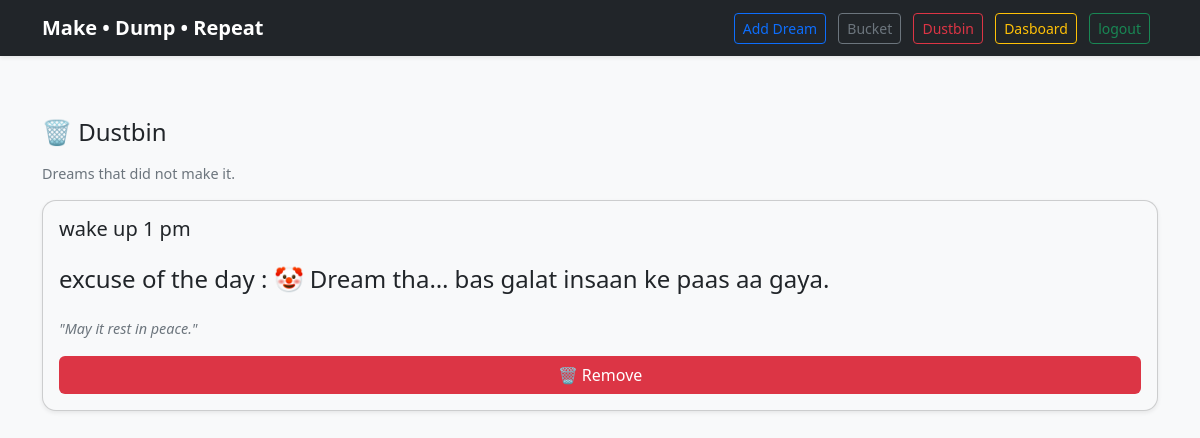
The app's page /dustbin (signed in), older data.
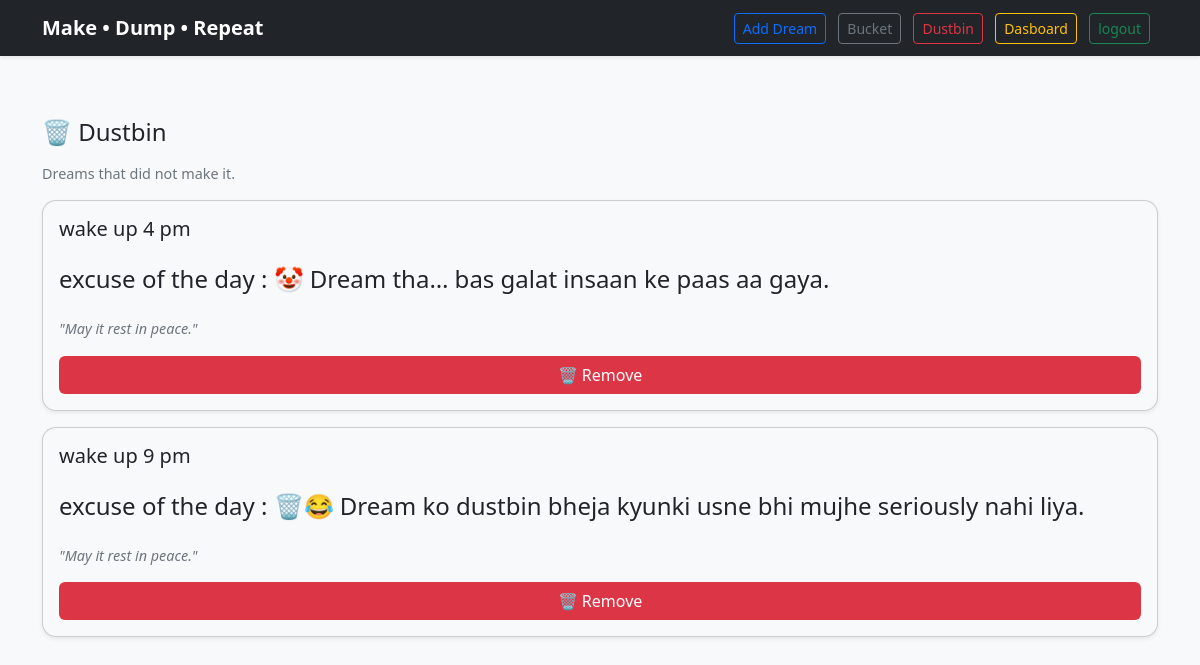
The same page, newer data.
### account/models.py (models this page shows)
class dustbin_dreams(models.Model):
    user = models.ForeignKey(User,on_delete=models.CASCADE)
    dream = models.TextField(max_length=2000)
    career = models.CharField( max_length=200,null=True,blank=True)
    effort = models.CharField(max_length=200,null=True,blank=True)

### account/views.py (the view)
# urls.py: path('dustbin', dustbin ,name ='dustbin'),
@login_required(login_url="login")
def dustbin (request):
    queryset = dustbin_dreams.objects.filter(user = request.user)
    for dream in queryset :
     dream.jokes = get_random_jokes("dustbin")
    context = {'dustbin_dreams' : queryset}
    return render (request,'dustbin.html',context)

### account/utils.py (called while the page is built)
def get_random_jokes(category):
    if category == "bucket":
       return random.choice(bucket_jokes)
    else:
        return random.choice(dustbin_jokes)

### templates/dustbin.html (shortened to what this page needs)
{% extends 'base.html' %}
{% block content %}
<h4 class="mb-3">🗑️ Dustbin</h4>
<p class="small-joke">Dreams that did not make it.</p>
{% for dream in dustbin_dreams %}
<div class="card card-funny shadow-sm p-3 mb-3 bg-light">
  <h5>{{dream.dream}}</h5>
  <p class="small-joke">
  <h4> excuse of the day : {{dream.jokes}}</h4>
  </p>
  <p class="small-joke fst-italic">
    "May it rest in peace."
  </p>
<form method="post" action="{% url 'dustbin_action' %}">
  <div class="d-flex flex-column gap-2">
    <button class="btn dump-btn w-100" name="action" value="delete">🗑️ Remove </button>
  </div>
</div>
<div>
  {%empty%}
  <P>No dream in dustbin !</P>
</div>
{% endfor %}
{% endblock %}

### templates/base.html (shortened to what this page needs)
<!DOCTYPE html>
<html lang="en">
<head>
  <link href="https://cdn.jsdelivr.net/npm/bootstrap@5.3.2/dist/css/bootstrap.min.css" rel="stylesheet">
</head>
<body style="padding-top:70px ;">
<nav class="navbar navbar-expand-lg navbar-dark bg-dark shadow-sm fixed-top">
  <div class="container">
    <a class="navbar-brand fw-bold" href="/"> Make • Dump • Repeat</a>
    <div>
      <a class="btn btn-sm btn-outline-primary me-2" href="/add_dream">Add Dream</a>
      <a class="btn btn-sm btn-outline-secondary me-2" href="/bucket">Bucket</a>
      <a class="btn btn-sm btn-outline-danger me-2" href="/dustbin">Dustbin</a>
      <a class="btn btn-sm btn-outline-warning me-2" href="/dasboard">Dasboard</a>
      {% if user.is_authenticated %}
      <a class="btn btn-sm btn-outline-success me-2" href="/logout">logout</a>
      {% else %}
      <a class="btn btn-sm btn-outline-success me-2" href="/login">login</a>
       {% endif %}
    </div>
  </div>
</nav>
<div class="container my-5">
  {% block content %}
  {% endblock %}
</body>
</html>

### templates/base.html (style rules this page uses)
body { background:#f8f9fa; }
.dump-btn { background:#dc3545; color:#fff; }
.card-funny { border-radius:14px; }
.small-joke { font-size:0.9rem; color:#6c757d; }

Row changes from the older to the newer data that the page shows:
removed dustbin_dreams: dream "wake up 1 pm", jokes "🤡 Dream tha… bas galat insaan ke paas aa gaya."
added dustbin_dreams: dream "wake up 4 pm", jokes "🤡 Dream tha… bas galat insaan ke paas aa gaya."
added dustbin_dreams: dream "wake up 9 pm", jokes "🗑️😂 Dream ko dustbin bheja kyunki usne bhi mujhe seriously nahi liya."
